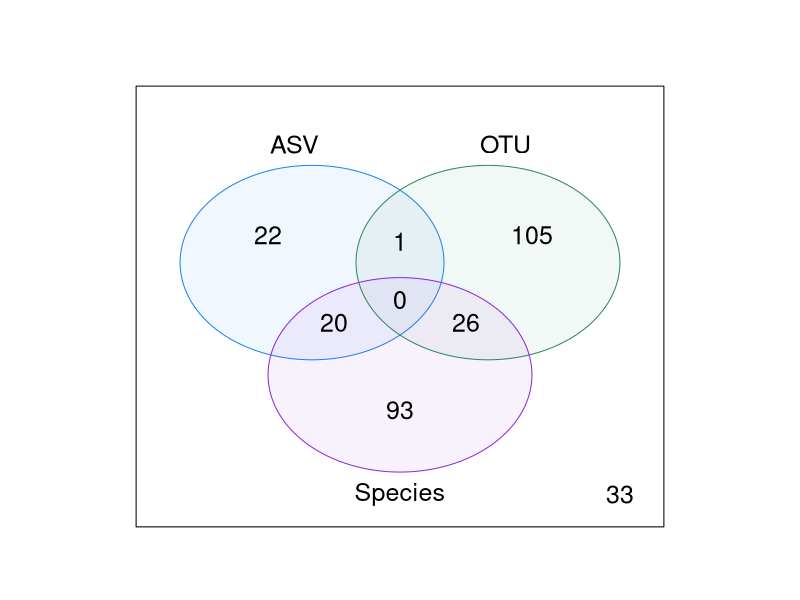
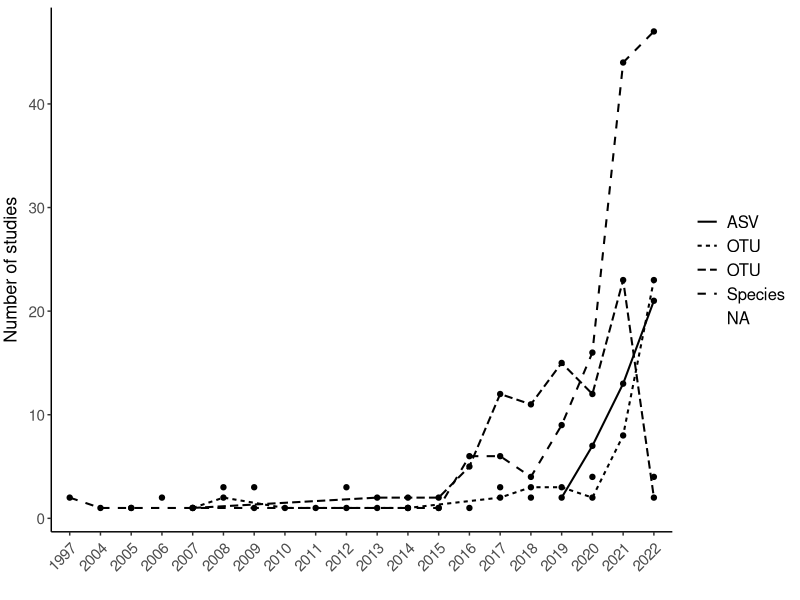

The R source for these figures, in order: (Note: this script raises an error after producing the figures.)
library(tidyverse)
library(dplyr)
library(ggplot2)
library(ggpubr)
library(viridis)
library(limma)

#### General data setup ####
data<- read.csv("eDNA_RNA_meta_0515.csv")


#Venn Diagram

data_venn_idtype<- data%>%
  select(ASV,	OTU,Species)

venn_idtype_table<- vennCounts(data_venn_idtype)

pdf(file = "venn_idtype.pdf", width = 13, height = 12)

vennDiagram(venn_idtype_table,
            circle.col = c("dodgerblue2","seagreen","blueviolet"))

dev.off()

#Time Series

#Setting common patterns both time series
set<- theme(axis.text.x=element_text(angle=45,vjust = 0.9, hjust=1, size = 11),
            axis.text.y=element_text(size = 11),
            axis.ticks = element_line(linewidth = 0.5),
            axis.title.y = element_text(size = 13, vjust = 2),
            legend.title = element_blank(),
            legend.text = element_text(size=12))

#### Time series - idtype ####
unique(data$year)
data$year<- as.character(data$year)

#Separating papers with more than 1 type (one each row)
data_time_type<- data%>%
  mutate(id_type = strsplit(as.character(id_type), ", ")) %>%
  unnest(id_type)
unique(data_time_type$id_type) 

#Counting studies
data_time_type<- data_time_type %>%
  group_by(year, id_type)%>%
  summarise(count = n())

#Plot time series per id type
time_idtype<- ggplot(data_time_type, aes(x=year, y=count, linetype=id_type, group=id_type))+
  geom_line(linewidth=0.7)+
  geom_point()+
  labs(x="", y="Number of studies")+
  theme_classic()+
  scale_x_discrete(breaks=data_time_type$year)+
  scale_y_continuous(breaks =c(0,10,20,30,40,50,60,70,80))+
  set

# save plot
ggsave('timeseries_idtype.pdf', time_idtype,
       width = 21, height = 13, units = c('cm'),
       dpi = 600)


#Barplot

unique(data$id_type)

data_two<- data%>%
  filter(id_type %in% "ASV, OTU")

data_id<- data%>%
  mutate(id_type = strsplit(as.character(id_type), ", ")) %>%
  unnest(id_type)
unique(data_id$id_type)

data_id<- data_id%>%
  mutate(id_type = replace(id_type, id_type=="Species ", "Species"))
unique(data_id$id_type)

data_id<- data_id%>%
  mutate(id_type = replace(id_type, id_type=="OTU ", "OTU"))
unique(data_id$id_type)

id_org<- data_id%>%
  group_by(id_type, type_organism)%>%
  summarize(count=n())

data_id_plot<- data %>%
  filter(type_organism %in% c("Fish", "Not target", "Bacteria","Invertebrate", "Phytoplankton", "Protistan"))

data_id_plot$id_type[is.na(data_id_plot$id_type)] <- "None"

bar_id<- data_id_plot %>%
  ggplot(aes(x=type_organism, y=count, fill=id_type))+
  geom_bar(stat="identity", position="dodge")+
  scale_fill_manual(values=c("steelblue","darkslateblue", "grey","lightpink"))+
  scale_x_discrete(limits = c("Not target", "Fish", "Bacteria","Invertebrate", "Phytoplankton", "Protistan"))+
  geom_text(aes(label = count), size=3.2, 
            position = position_dodge(0.9),
            color="black",vjust = -0.1,hjust = 0.5)+
  theme_classic()+
  xlab("")+
  ylab("Number of studies")+
  theme(legend.position = "top")+
  theme(legend.text = element_text(size=10))+
  theme(legend.title = element_blank())

ggsave('id_barplot.pdf', bar_id,
       width = 15, height = 10, units = c('cm'),
       dpi = 600)
